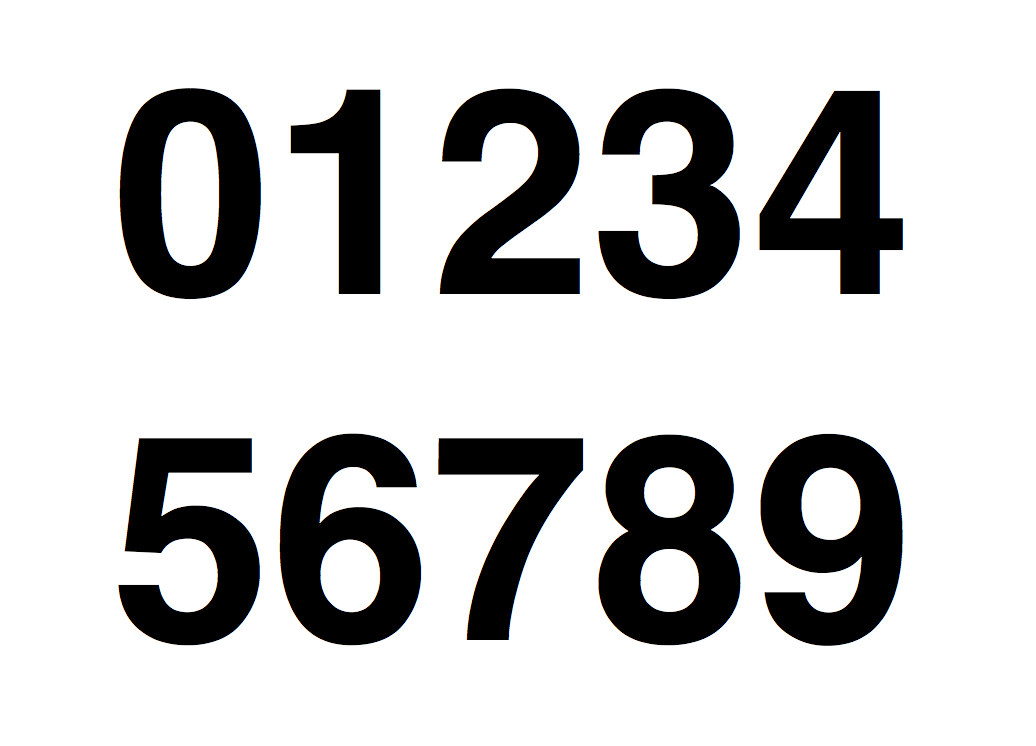
#> input picture imput.png, 1036 x 746 px
$ python python-template-matching.py
#> lines starting #> are read from the running program, lines starting #| are printed output that depends on the picture; after the words box and inside, x2 and y2 are one past the last pixel; in counts of white or black regions, pixels touching at a corner belong together
import cv2
import numpy as np

def template_matching(src, temp):
    # .shapeで画像の高さ・幅を取得
    h = src.shape[0]
    w = src.shape[1]

    ht = temp.shape[0]
    wt = temp.shape[1]

    # スコア格納用の二次元配列
    # ソース画像 - テンプレート画像 が行・列の数になる
    score = np.empty((h - ht, w - wt))

    # for文で走査していく
    for dy in range(0, h - ht):
        for dx in range(0, w - wt):
            # 差分の絶対和を計算
            diff = np.abs(src[dy:dy + ht, dx:dx + wt] - temp)
            score[dy, dx] = diff.sum()

    # スコアが最小の走査位置を返す
    pt = np.unravel_index(score.argmin(), score.shape)

    return(pt[1], pt[0])

def main():
    # 入力画像とテンプレート画像をimreadで取得
    img = cv2.imread('imput.png')
#> img is the input picture: shape (746, 1036, 3); mean B, G, R 202.5, 202.5, 202.5
    temp = cv2.imread('temp.png')
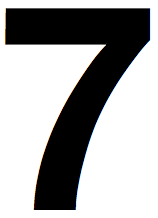
#> input picture temp.png, 158 x 218 px
#> temp is the input picture: shape (218, 158, 3); mean B, G, R 166.2, 166.1, 166.2

    # グレースケール変換
    gray = cv2.cvtColor(img, cv2.COLOR_RGB2GRAY)
    temp = cv2.cvtColor(temp, cv2.COLOR_RGB2GRAY)
#> temp: shape (218, 158)

    # テンプレート画像の高さ・幅
    h, w = temp.shape
#> h = 218; w = 158

    # テンプレートマッチング(NumPyで実装)
    pt = template_matching(gray, temp)
#> after the loop in template_matching, `for dy in range(0, h - ht):`:
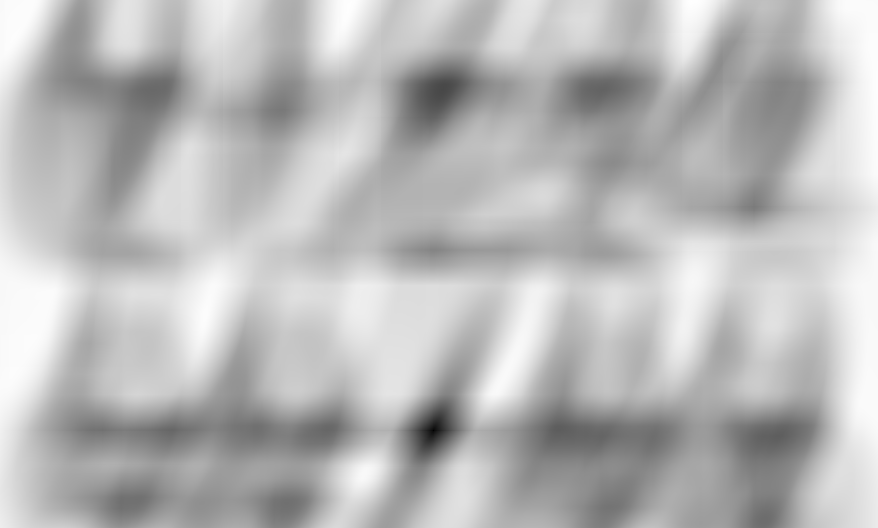
#> score: shape (528, 878) float64; min 0, max 3158339, mean 2294090.3; drawn with min black and max white
#> in template_matching, `pt = np.unravel_index(score.argmin(), score.shape)`: pt = (430, 433)
#> pt = (433, 430)

    # テンプレートマッチングの結果を出力
    cv2.rectangle(img, (pt[0], pt[1]), (pt[0] + w, pt[1] + h), (0, 0, 200), 3)
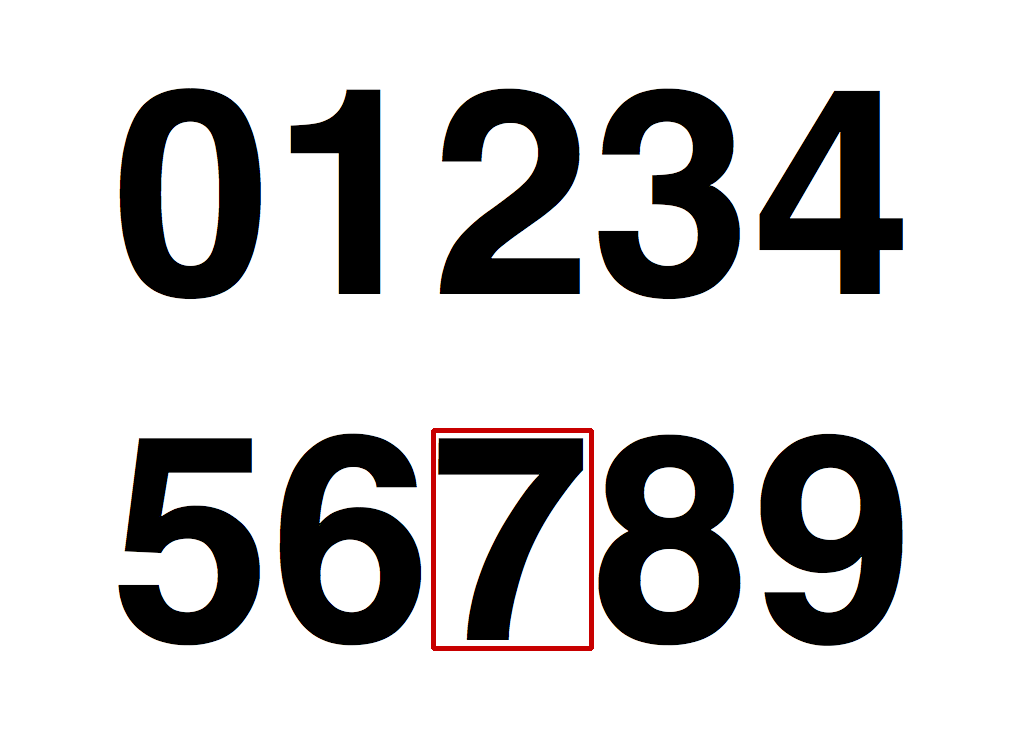
#> img: shape (746, 1036, 3); 0.48% of pixels changed, all inside (x1, y1, x2, y2) = (431, 428, 594, 651)
    cv2.imwrite('output.png', img)

main()
